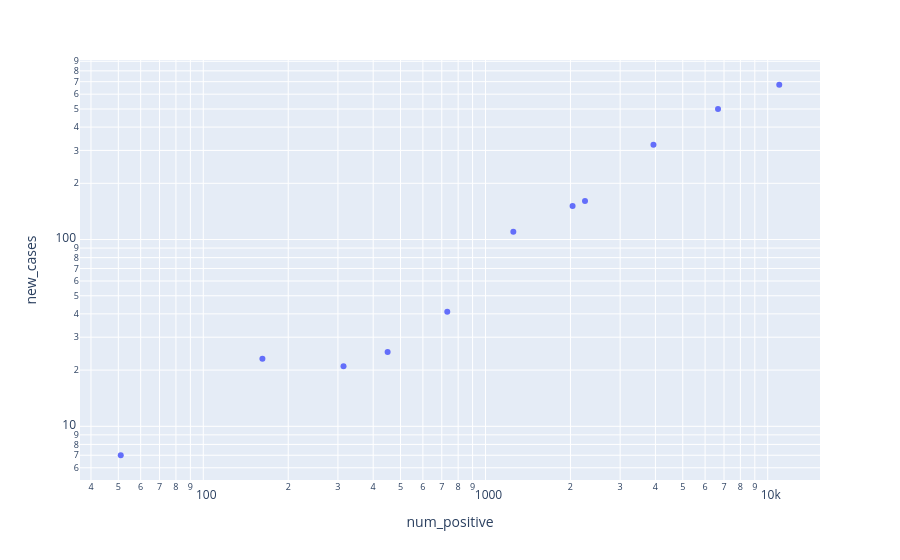

Source (notebook cell):
### Code cell
from vizs import create_dynamic_visualization
# create a dynamic visualization of the SIR model
create_dynamic_visualization(data_weekly,x='num_positive',y='new_cases')

### Figure 1 — Plotly figure (JSON) as saved in the notebook; plotly's stock layout.template omitted (floating-point values rounded to 4 significant figures)
{"data": [{"hovertemplate": "num_positive=%{x}<br>new_cases=%{y}<extra></extra>", "legendgroup": "", "marker": {"color": "#636efa", "symbol": "circle"}, "mode": "markers", "name": "", "orientation": "v", "showlegend": false, "type": "scatter", "x": [51, 162, 314, 450, 732, 1255, 2252, 3937, 6667, 10987, 2035], "xaxis": "x", "y": [7, 23, 21, 25, 41, 110, 161, 322, 500, 674, 151], "yaxis": "y"}], "layout": {"legend": {"tracegroupgap": 0}, "margin": {"t": 60}, "xaxis": {"anchor": "y", "domain": [0, 1], "title": {"text": "num_positive"}, "type": "log"}, "yaxis": {"anchor": "x", "domain": [0, 1], "title": {"text": "new_cases"}, "type": "log"}}}
